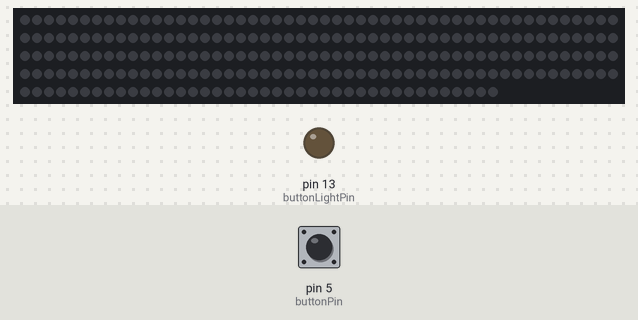
The sketch below on a simulated Arduino Uno, built with avr-gcc and run on an emulated ATmega328P. Parts: 240 RGB LEDs in strip order, left to right, continuing on the next row, output pins drawn as LEDs (lit = HIGH). Dashed ring = blinking. The inputs (shaded band) are chosen by the test bench; at power-on: pin 5 (buttonPin) HIGH. Random numbers use the default seed unless the sketch sets one.

Above: at 1.6 s.
1.7 s: pin 5 (buttonPin) pulled LOW for 0.15 s
At 1.97 s:
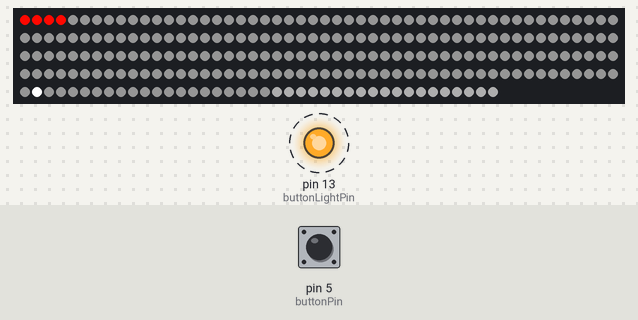
2.4 s: pin 5 (buttonPin) pulled LOW for 3.2 s
At 3.05 s:
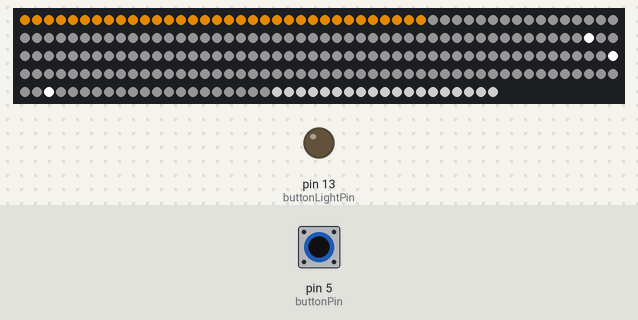
6.2 s: pin 5 (buttonPin) pulled LOW for 1 s
7.8 s: pin 5 (buttonPin) pulled LOW for 0.15 s
8.5 s: pin 5 (buttonPin) driven LOW
At 9.69 s:
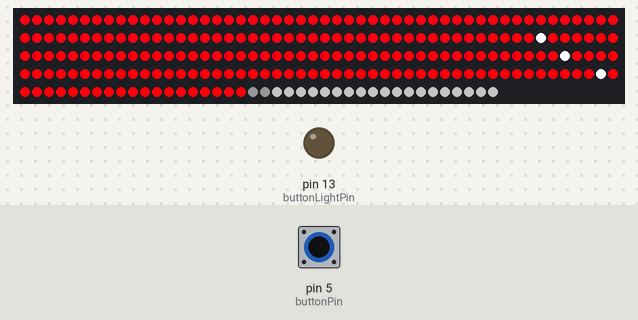
11.2 s: pin 5 (buttonPin) driven HIGH
At 13.7 s:
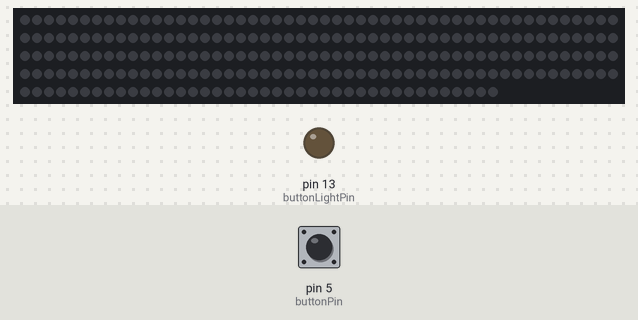
Timing chart, 0 to 14.0 s (numbered marks = the images above; inputs shaded):
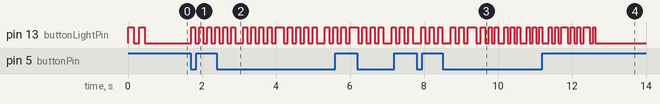

The sketch:

LEDT1.ino
```cpp
#include "FastLED.h"
#define TIME 8000
#define END_TIME 3000
#define TOP_LEDS 20//number of leds reserved for lighting the top

#define lightPin 10 //led pin
#define buttonPin 5
#define buttonLightPin 13
#define lct 240//number of leds in strip
CRGB leds[lct];
unsigned long t = 0;
boolean a = false;
int rs;
void setup() {
  pinMode(buttonPin, INPUT_PULLUP);
  pinMode(buttonLightPin, OUTPUT);
  digitalWrite(buttonLightPin, HIGH);
  delay(150);
  digitalWrite(buttonLightPin, LOW);
  delay(150);
  digitalWrite(buttonLightPin, HIGH);
  delay(150);
  digitalWrite(buttonLightPin, LOW);
  FastLED.addLeds<NEOPIXEL, lightPin>(leds, lct);
}
void loop() {
  if (digitalRead(buttonPin) == LOW && a == false) {//starting to time travel
    t = millis();
    a = true;
  }
  if (a == true) {// time traveling
    if (millis() % 200 >= 100) {//blink the button
      digitalWrite(buttonLightPin, HIGH);
    } else {
      digitalWrite(buttonLightPin, LOW);
    }
    for (int i = TOP_LEDS; i < lct; i++) {
      if (millis() - t <= TIME) {
        leds[i] = CHSV(0, 0, ((millis() - t)) % 256);
      } else {
        leds[i] = CHSV(0, 0, 255 - ((millis() - t) * 6 * 255 / END_TIME) % 256);
      }
    }
    if (millis() - t > TIME) {
      rs = random(-30, 30);
    }
    for (int i = 0; i <= (lct - TOP_LEDS); i++) {//animate lights
      if (millis() - t <= TIME) {
        if (map(millis() - t, 0, TIME, 0, lct - TOP_LEDS) >= i) {
          leds[i] = CHSV((((millis() - t) * 255 / TIME)), 255, 255);
        } else {
          leds[i] = CHSV(0, 0, 70);
        }
        if (i == (lct - TOP_LEDS) - ((millis() - t) / 10) % (lct - TOP_LEDS)) {
          leds[i] = CRGB(255, 255, 255);
        }
        if (i == 1.5*(lct - TOP_LEDS) - ((millis() - t) / 10) % (lct - TOP_LEDS)) {
          leds[i] = CRGB(255, 255, 255);
        }
        if (i == 1.25*(lct - TOP_LEDS) - ((millis() - t) / 10) % (lct - TOP_LEDS)) {
          leds[i] = CRGB(255, 255, 255);
        }
        if (i == 1.75*(lct - TOP_LEDS) - ((millis() - t) / 10) % (lct - TOP_LEDS)) {
          leds[i] = CRGB(255, 255, 255);
        }
      } else {
        leds[i] = CHSV(255, 255, constrain(map(millis() - t, TIME, TIME + END_TIME, 220, 0) + rs, 0, 255));
        if (random(0, lct) >= lct - 8) {
          leds[i] = CHSV(random(0, 255), 255, constrain(map(millis() - t, TIME, TIME + END_TIME, 255, 0), 0, 255));
        }
      }
    }
    if (millis() - t >= TIME + END_TIME) { //done time traveling
      a = 0;
    }
  } else {       //not time traveling
    digitalWrite(buttonLightPin, LOW);
    for (int i = 0; i < lct; i++) {
      leds[i] = CRGB(0, 0, 0);
    }
  }
  FastLED.show();
}
```

Measured:
- after the input at 1.7 s, pin 13 (buttonLightPin): alternates HIGH for 0.11 s and LOW for 0.11 s, starting at once; the LEDs: first change after 0.11 s (image 1 shows a later state)
